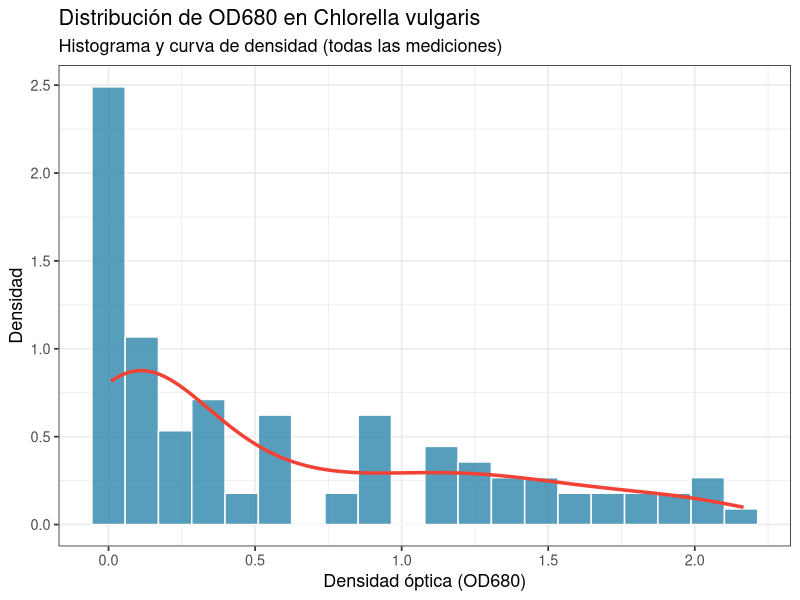
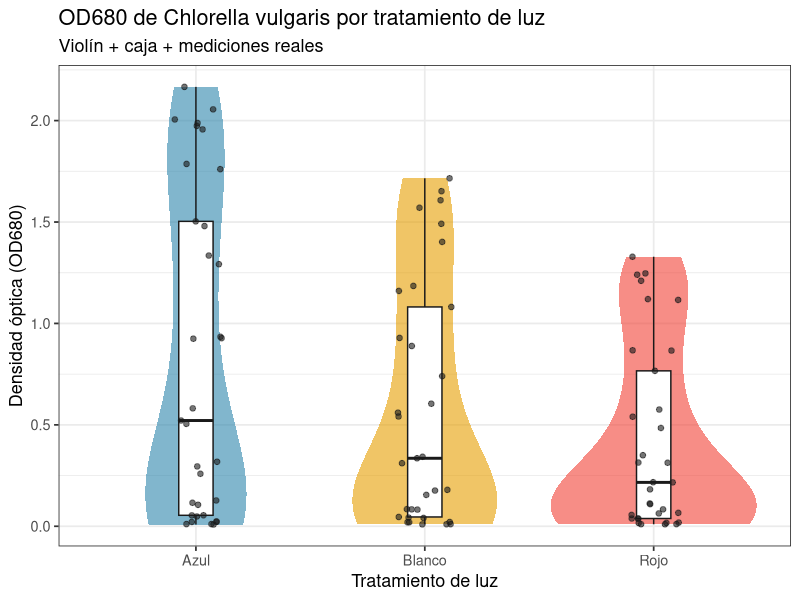
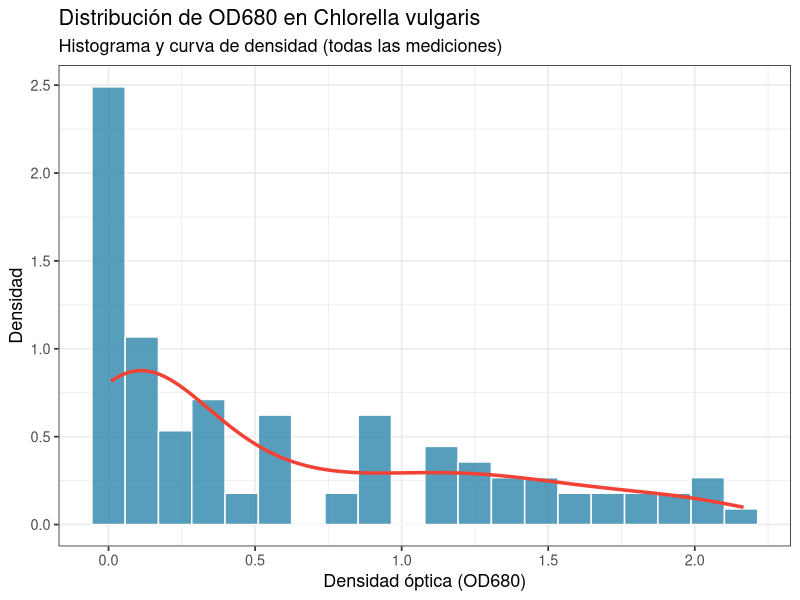
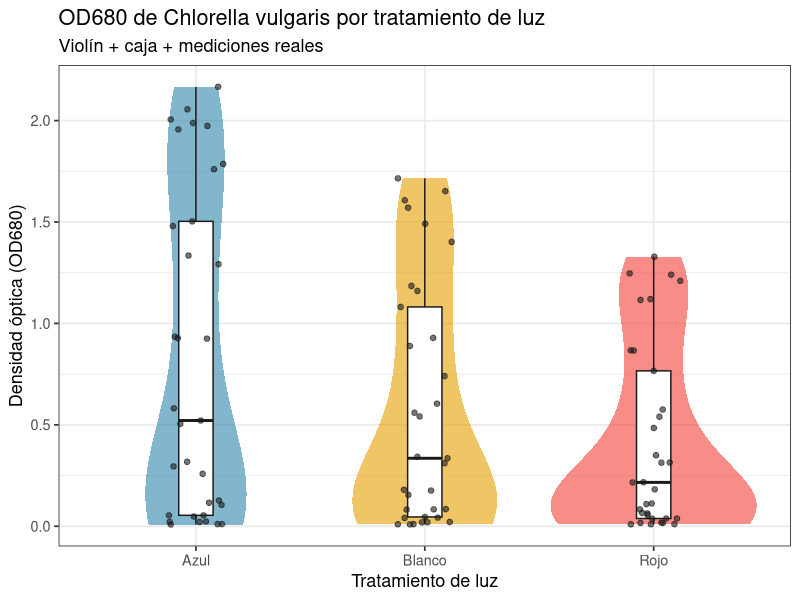

Source code (R) for these figures, in order:
# ==========================================================================
# Ejercicio 01. Distribución de OD680 en Chlorella vulgaris
# (histograma + densidad + violín)
# ==========================================================================
# Autor: Dr. José Juan Torres Martínez
# Docente de Ciencias Químicas
# Universidad Autónoma de San Luis Potosí (UASLP)
# México
#
# Material académico para estudiantes
# Serie "ggplot" — Ejercicio 01
#
# Descripción: Un ejercicio con gráficos de distribución (histograma,
#   densidad y violín) de la familia de gráficos de
#   https://r-graph-gallery.com/ (sección Distribution). Usamos mediciones
#   reales de densidad óptica (OD680) de Chlorella vulgaris cultivada con
#   luz azul, luz blanca (control) y luz roja. Todo se calcula de cero: los datos van primero
#   como mediciones reales (CSV) y cada valor se deriva de los datos.
#
# Nota sobre el diseño: este conjunto de datos solo tiene dos tratamientos
#   (luz azul y luz roja). No incluye un control con luz blanca, así que
#   la comparación es entre azul y roja, no contra un control. En un
#   experimento completo, el control con luz blanca sería necesario.
#
# Objetivos de aprendizaje:
#   - Hacer un histograma y una curva de densidad con ggplot2.
#   - Comparar dos tratamientos con un gráfico de violín + caja.
#   - Personalizar colores, títulos y tema para un gráfico claro.
#
# Requisitos: tidyverse.
#   Instálalo con: install.packages("tidyverse")
#
# Datos: datos_od680_chlorella.csv — OD680 de Chlorella vulgaris, días 0-10,
#   luz Azul, luz Blanca (control) y luz Roja, n = 3 réplicas por día y tratamiento.
# ==========================================================================

# --------------------------------------------------------------------------
# 1. Cargar paquetes
# --------------------------------------------------------------------------
library(tidyverse)

# --------------------------------------------------------------------------
# 2. Leer los datos (mediciones reales, formato largo)
# --------------------------------------------------------------------------
datos <- read_csv("datos_od680_chlorella.csv", show_col_types = FALSE)

# Revisar los datos
glimpse(datos)
summary(datos$od680)

# --------------------------------------------------------------------------
# 3. Histograma + densidad de OD680 (todas las mediciones)
# --------------------------------------------------------------------------
# ¿Cómo se distribuyen las mediciones de OD680? Un histograma muestra la
# forma de la distribución; la curva de densidad la suaviza. Como los datos
# mezclan todos los días (0-10), la mayoría de los valores están cerca de
# cero (días iniciales) y hay una cola larga hacia valores altos (días
# finales). Eso es esperable en datos de crecimiento.

grafica_hist <- ggplot(datos, aes(x = od680)) +
  geom_histogram(
    aes(y = after_stat(density)),
    bins = 20, fill = "#2E86AB", color = "white", alpha = 0.8
  ) +
  geom_density(color = "#F24236", linewidth = 1.2) +
  labs(
    x = "Densidad óptica (OD680)",
    y = "Densidad",
    title = "Distribución de OD680 en Chlorella vulgaris",
    subtitle = "Histograma y curva de densidad (todas las mediciones)"
  ) +
  theme_bw(base_size = 13)

print(grafica_hist)
ggsave("01_histograma_od680.png", grafica_hist, width = 8, height = 5, dpi = 300)

# --------------------------------------------------------------------------
# Interpretación: histograma + densidad de OD680
# --------------------------------------------------------------------------
# - Eje X: densidad óptica (OD680), adimensional (no tiene unidades: es
#   una medida de cuánta luz absorbe el cultivo a 680 nm, y crece cuando
#   hay más células). Va de 0 (cultivo casi sin células) a poco más de 2
#   (cultivo denso).
# - Eje Y: densidad (de probabilidad), adimensional. No es un conteo: es
#   la altura de la distribución. La altura de cada barra dice qué tan
#   frecuentes son los valores en ese rango; la curva roja (densidad)
#   suaviza el histograma.
# - Lo que se aprecia: la mayoría de las mediciones están cerca de cero
#   (la barra más alta, a la izquierda) y hay una cola larga hacia la
#   derecha (valores altos, hasta ~2.2). La distribución está sesgada a
#   la derecha: no es simétrica.
# - Qué significa: esto es esperable porque los datos mezclan todos los
#   días (0-10). Los días iniciales tienen OD680 casi cero y los días
#   finales tienen OD680 alto. El histograma junta todas las fases de
#   crecimiento en una sola distribución, por eso se ve ese pico a la
#   izquierda y la cola a la derecha.

# --------------------------------------------------------------------------
# 4. Violín + caja + puntos: OD680 por tratamiento de luz
# --------------------------------------------------------------------------
# El gráfico de violín muestra la forma de la distribución por tratamiento;
# la caja muestra mediana y cuartiles; los puntos son las mediciones reales.

grafica_violin <- ggplot(datos, aes(x = tratamiento, y = od680, fill = tratamiento)) +
  geom_violin(alpha = 0.6, color = NA) +
  geom_boxplot(width = 0.15, fill = "white", color = "#1a1a1a", outlier.shape = NA) +
  geom_jitter(width = 0.12, size = 1.6, alpha = 0.6, color = "#1a1a1a") +
  scale_fill_manual(values = c("Azul" = "#2E86AB", "Blanco" = "#E69F00", "Rojo" = "#F24236")) +
  labs(
    x = "Tratamiento de luz",
    y = "Densidad óptica (OD680)",
    title = "OD680 de Chlorella vulgaris por tratamiento de luz",
    subtitle = "Violín + caja + mediciones reales"
  ) +
  theme_bw(base_size = 13) +
  theme(legend.position = "none")

print(grafica_violin)
ggsave("01_violin_od680_por_luz.png", grafica_violin, width = 8, height = 5, dpi = 300)

# --------------------------------------------------------------------------
# Interpretación: violín + caja + puntos por tratamiento de luz
# --------------------------------------------------------------------------
# - Eje X: tratamiento de luz (Azul, Blanco o Rojo). No es una cantidad,
#   son tres grupos.
# - Eje Y: densidad óptica (OD680), adimensional, igual que arriba (0 =
#   casi sin células, 2 = cultivo denso).
# - Lo que se aprecia: cada violín muestra la forma de la distribución de
#   un tratamiento. La parte ancha del violín es donde se concentran más
#   mediciones. La caja blanca dentro muestra la mediana (línea del medio)
#   y el 50% central de los datos. Los puntos son las mediciones reales.
#   El violín azul es más alto y más ancho arriba; el blanco (control)
#   queda en medio y el rojo queda abajo: la azul tiene los valores
#   mayores, la blanca los intermedios y la roja los menores.
# - Qué significa: en conjunto, la luz azul da valores de OD680 más altos
#   (mayor crecimiento) que el control con luz blanca, y la luz roja da
#   valores más bajos que el control. La dispersión (el alto del violín
#   y de los puntos) refleja que los valores varían entre días, porque el
#   cultivo crece con el tiempo.

# --------------------------------------------------------------------------
# 5. Resumen numérico por tratamiento (calculado de los datos)
# --------------------------------------------------------------------------
resumen <- datos %>%
  group_by(tratamiento) %>%
  summarise(
    n = n(),
    media = mean(od680),
    mediana = median(od680),
    desviacion = sd(od680),
    minimo = min(od680),
    maximo = max(od680),
    .groups = "drop"
  )

print(resumen)

# --------------------------------------------------------------------------
# Qué aprendimos
# --------------------------------------------------------------------------
# - El histograma y la densidad muestran la forma de la distribución de OD680.
#   La OD680 es adimensional (no tiene unidades) y crece cuando hay más
#   células: 0 es casi sin células y 2 es un cultivo denso.
# - El violín compara la distribución entre los tres tratamientos: la luz
#   azul llega más alto (mayor crecimiento) que el control con luz blanca,
#   y la luz roja queda por debajo del control.
